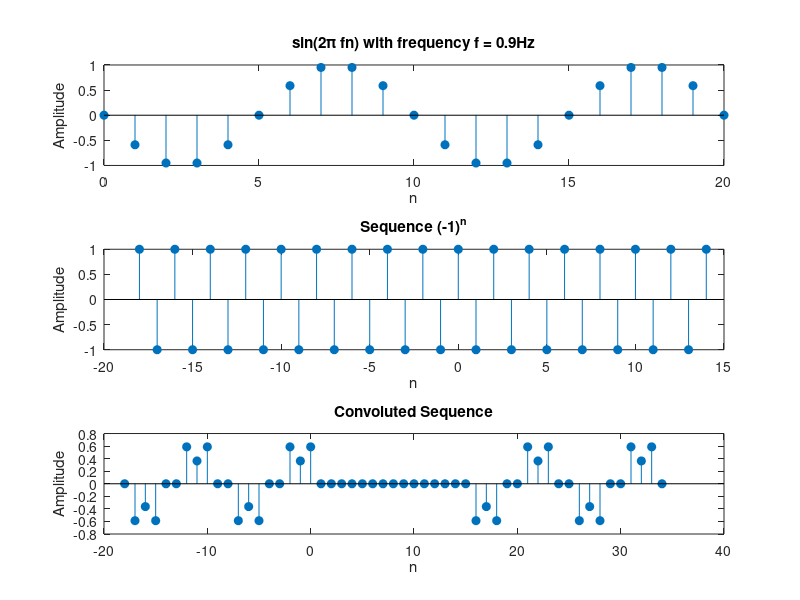

Source code (MATLAB):
f = 0.9;
x = 0:20;
x_n = sin(2*pi*f*x);
h = -18 : 14 ;
h_n = (-1).^h ;
y_n = conv(x_n,h_n);
y = x(1)+ h(1) + (0:length(y_n)-1);
figure;
subplot(3,1,1);
stem(x,x_n,'filled');
title('sin(2\pi fn) with frequency f = 0.9Hz');
xlabel('n');
ylabel('Amplitude');
subplot(3,1,2);
stem(h,h_n,'filled');
title('Sequence (-1)^n');
xlabel('n');
ylabel('Amplitude');
subplot(3,1,3);
stem(y,y_n,'filled');
title('Convoluted Sequence');
xlabel('n');
ylabel('Amplitude');